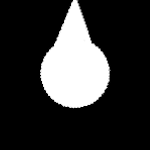
#> input picture mask_small.png, 150 x 150 px
$ python dial_tool.py mask_small.png
#> lines starting #> are read from the running program, lines starting #| are printed output that depends on the picture; after the words box and inside, x2 and y2 are one past the last pixel; in counts of white or black regions, pixels touching at a corner belong together
### meter_reader.py
import numpy as np
import cv2
from math import floor

mask_dict = {}

# The mask values below were found with trial&error using helper script
# mask_tool.py
lower_red = np.array([1,140,0])
upper_red = np.array([10,180,255])


def rotate_image(image, angle):
  image_center = tuple(np.array(image.shape[1::-1]) / 2)
  rot_mat = cv2.getRotationMatrix2D(image_center, angle, 1.0)
  result = cv2.warpAffine(image, rot_mat, image.shape[1::-1], flags=cv2.INTER_LINEAR)
  return result


# Create a cache dictionary from rotation angle to mask dial
def create_mask_dict(mask_image):
#> called with mask_image = './mask_small.png'
  global mask_dict
  mask = cv2.imread(mask_image)
#> mask is the input picture: shape (150, 150, 3); min 0, max 255, mean 51.6
  gray_mask = cv2.cvtColor(mask, cv2.COLOR_BGR2GRAY)
  (thresh, bw_mask) = cv2.threshold(gray_mask, 127, 255, cv2.THRESH_BINARY)
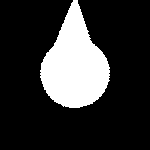
#> bw_mask: shape (150, 150); 20.3% white; 1 white region, box (x1, y1, x2, y2) and area: (40, 0, 110, 108) 4570
  for x in range(0, 359):
    rot_mask = rotate_image(bw_mask, -x)
    mask_dict[x] = rot_mask
#> after the loop, mask_dict = 359 items
  return mask_dict


# XOR each angle of the mask dial over the black&white image of each dial.
# The angle of the dial is the iteration where the XOR result has the least
# amount of white
def read_needle(needle, angle_offset):
  angle = -1
  min = 150*150
  for x in range(0, 359):
    xorred = cv2.bitwise_xor(mask_dict[x], needle)
    sum = np.sum(xorred == 255)
    if sum < min:
      min = sum
      angle = x
  angle = angle - angle_offset
  if angle >= 360:
    angle = angle - 360
  elif angle < 0:
    angle = angle + 360
  return angle


# [29 lines left out: functions decrement, increment, determine_value, not called in this run]


def convert_meter_image_to_mask(image):
  hsv = cv2.cvtColor(image, cv2.COLOR_BGR2HSV)
#> hsv: shape (150, 150, 3); mean H, S, V 0, 0, 51.6

  mask = cv2.inRange(hsv, lower_red, upper_red)
#> mask: shape (150, 150); every value is 0

  return mask


def read_needles(needles):
  needle_angles = []
  for needle in needles:
    needle_angles.append(read_needle(needle[0], needle[1]))
  return needle_angles


# [33 lines left out: function read_meter, not called in this run]

### dial_tool.py
#!/usr/bin/env python3
import cv2
import meter_reader
import argparse

mask_image = './mask_small.png'

parser = argparse.ArgumentParser(description='Reads a water meter image and shows debugging information')
parser.add_argument('image_path', help='Path to image')
args = parser.parse_args()
water_image_raw = args.image_path

def animate(needle):
  for x in range(0, 359):
    xor = cv2.bitwise_xor(mask_dict[x], needle)
    cv2.imshow('xor animation', xor)
    cv2.waitKey(5)


def show_angle(needle, angle, needle_name):
  xor = cv2.bitwise_xor(mask_dict[angle], needle)
  cv2.imshow(needle_name, xor)

# Initialize angle to mask -cache
mask_dict = meter_reader.create_mask_dict(mask_image)

img = cv2.imread(water_image_raw)
mask = meter_reader.convert_meter_image_to_mask(img)

# TODO: Move magic numbers to definitions
# Crop each dial from mask image
needle_1 = mask[493:493+150, 371:371+150]
#> needle_1 = empty array
needle_10 = mask[566:566+150, 609:609+150]
#> needle_10 = empty array
needle_100 = mask[494:494+150, 785:785+150]
#> needle_100 = empty array
needle_1000 = mask[335:335+150, 888:888+150]
#> needle_1000 = empty array

needle_1_angle_offset = -8
needle_10_angle_offset = -8
needle_100_angle_offset = -8
needle_1000_angle_offset = -8

needle_rectangles_with_offsets = [(needle_1, needle_1_angle_offset),
                                  (needle_10, needle_10_angle_offset),
                                  (needle_100, needle_100_angle_offset),
                                  (needle_1000, needle_1000_angle_offset)]
#> needle_rectangles_with_offsets = [(empty array, -8), (empty array, -8), (empty array, -8), (empty array, -8)]
#> the loop in read_needles, `for needle in needles:` made 1 pass
#> (needle, angle in read_needle) on pass 1: ((empty array, -8), -1)
#> after the loop in read_needles, `for needle in needles:`: needle_angles = []
#> (the run stopped early here; a loop or call above may not have finished)
